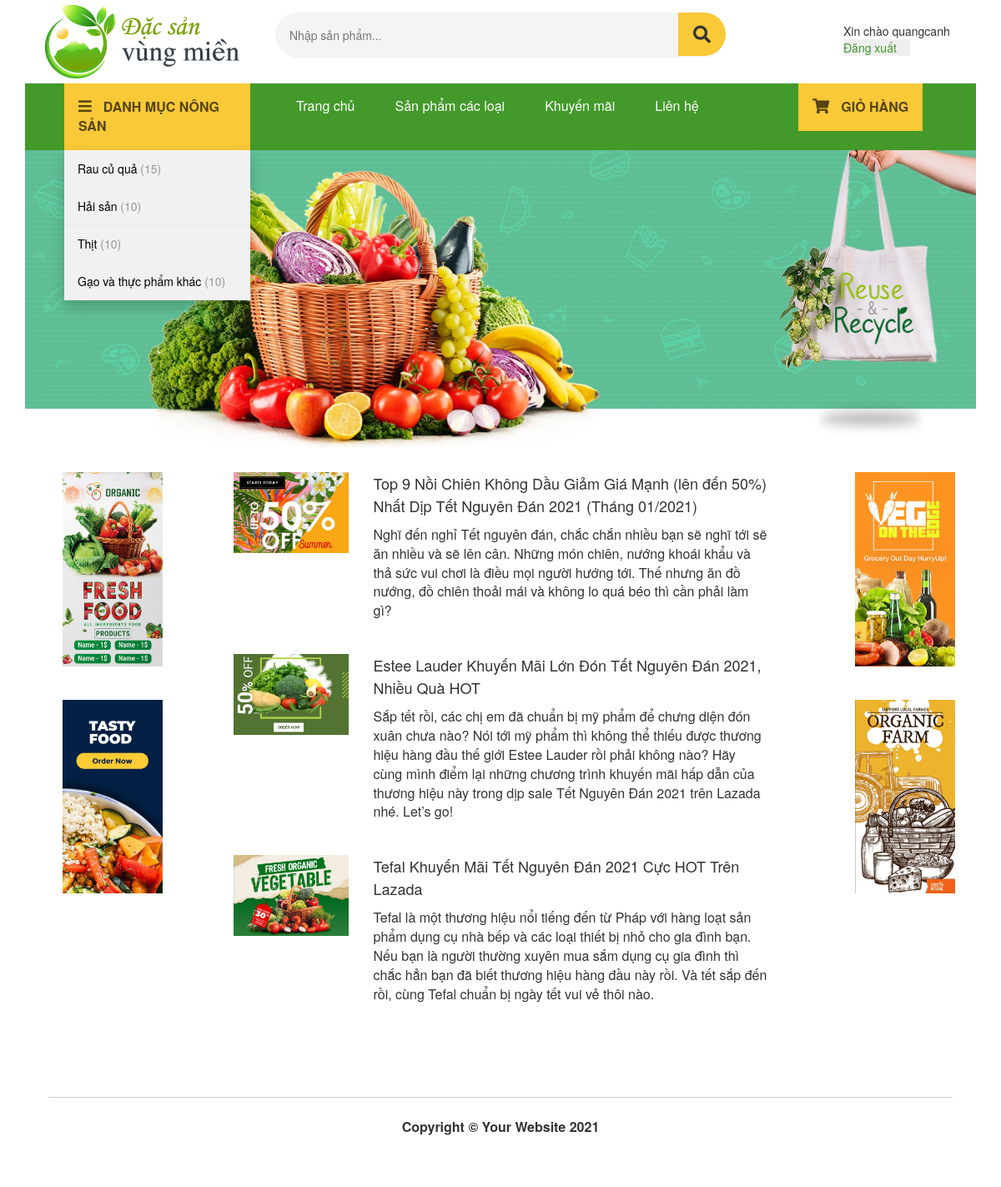
The app's page /news.php (signed in) with its own data.
### tables this page shows
CREATE TABLE `users` (
  `user_id` int(11) NOT NULL,
  `username` varchar(255) NOT NULL,
  `email` varchar(255) NOT NULL,
  `password` varchar(255) NOT NULL
);

CREATE TABLE `categories` (
  `cat_id` int(11) NOT NULL,
  `cat_title` varchar(255) NOT NULL
);

CREATE TABLE `news` (
  `news_id` int(10) NOT NULL,
  `news_title` text NOT NULL,
  `short_desc` text NOT NULL,
  `image` varchar(255) NOT NULL,
  `page` varchar(255) NOT NULL
);

### resource/functions.php (called while the page is built, shortened)
<?php
function query($sql) {
    global $connection;
    return mysqli_query($connection, $sql);
}
function fetch_array($result){
    return mysqli_fetch_array($result);
}
?>

### public/news.php (the view, shortened to what this page needs)
<?php include(TEMPLATE_FRONT . DS . "header.php") ?>
<?php include(TEMPLATE_FRONT . DS . "main-banner.php") ?>
<div class="container-horizontal">
    <div class="col-md-2">
        <div class="vertical-ad-banner">
            <img src="images/banner-6.jpg">
            <img src="images/banner-5.jpg">
        </div>
    </div>
    <div class="col-md-8">
        <div class="news-list">
        <?php
            $queryString = "SELECT * FROM news";
            $query = query($queryString);
            while($row = fetch_array($query)):
                $title = $row['news_title'];
                $shortDesc = $row['short_desc'];
                $image = $row['image'];
                $page = $row['page'];
        ?>
                <div class="news-element">
                    <a href="<?php echo $page?>">
                        <div class="container-horizontal">
                            <div class="col-md-3">
                                <img class="thumbnail-img" src="images/News_Thumbnail/<?php echo $image?>">
                            </div>
                            <div class="col-md-9">
                                <h4 class="news-title" style="margin-top: 0; line-height: 1.5em;"><?php echo $title?></h4>
                                <p class="news-short-desc" style="font-size: 16px;"><?php echo $shortDesc?></p>
                            </div>
                        </div>
                    </a>
                </div>
        <?php
            endwhile;
        ?>
        </div>
    </div>
    <div class="col-md-2">
        <div class="vertical-ad-banner">
            <img src="images/banner-3.jpg">
            <img src="images/banner-4.jpg">
        </div>
    </div>
</div>
<?php include(TEMPLATE_FRONT . DS . "footer.php") ?>

### resource/templates/front/header.php (shortened to what this page needs)
<?php
    $isLoggedin = isset($_SESSION['idLogin']) ? $_SESSION['idLogin'] : false;
    $loggedinID = $isLoggedin ? $_SESSION['idLogin'] : "";
?>
<!DOCTYPE html>
<html lang="en">
<head>
    <link href="//maxcdn.bootstrapcdn.com/bootstrap/3.3.0/css/bootstrap.min.css"
    rel="stylesheet" id="bootstrap-css">
    <link rel="stylesheet" href="https://pro.fontawesome.com/releases/v5.10.0/css/all.css"
/>
    <link rel="stylesheet" href="css/fontawesome.min.css">
    <link href="css/shop-homepage.css" rel="stylesheet">
    <link href="css/homepage.css" rel="stylesheet">
    <link href="css/style.css" rel="stylesheet">
</head>
<body>
    <div class="container-fluid">
        <div class="container">
              <div class="_header">
                <div class="row">
                    <div class="col-md-3 site-branding">
                        <a href="index.php">
                          <img src="images/logo.png" alt="Logo">
                        </a>
                    </div>
                    <div class="col-md-6 site-search">
                        <form  method="GET" action="category.php">
                            <input type="search" id="product-search-field" class="search-field" placeholder="Nhập sản phẩm..." name="search">
                            <button type="submit" value="search_1"><i class="fas fa-search"></i></button>
                        </form>
                    </div>
                    <div class="col-md-3 sign-in">
                    <?php
                        if($isLoggedin) {
                            $query = query("SELECT * FROM users where user_id = $loggedinID");
                            $row = fetch_array($query);
                            $userName = $row['username'];
                                echo "Xin chào $userName";?>
                                <form action="logout.php" method="POST">
                                    <button name="logout" class="sign-up-1" style="border: none;"> Đăng xuất </button>
                                </form>
                        <?php
                        } else { ?>
                        <a href="login.php" class="sign-up-1">Đăng nhập</a>
                        <a href="signup.php" class="sign-up-2">Đăng ký</a>
                        <?php } ?>
                    </div>
                </div>
              </div>
              <nav class="container-fluid navbar-expand-lg navbar-light">
                <div class="row">
                    <div class="col-md-3">
                        <div class="dropdown">
                            <div class="dropbtn"><span><i class="fas fa-bars"></i></span>DANH MỤC NÔNG SẢN</div>
                            <div class="dropdown-content">
                            <?php
                                $queryString = "SELECT product_category_id, cat_title, cat_id, COUNT(product_id) AS total FROM products JOIN categories
                                ON categories.cat_id = products.product_category_id GROUP BY product_category_id ";
                                $query = query($queryString);
                                while($row = fetch_array($query)):
                                    $total = $row['total'];
                                    $categoryName = $row['cat_title'];
                                    $categoryID = $row['cat_id'];
                            ?>
                                <a href="category.php?cat=<?php echo $categoryID?>&page=1&filter=0"><?php echo $categoryName?> <span>(<?php echo $total?>)</span></a>
                                <?php endwhile ?>
                            </div>
                        </div>
                    </div>
                    <div class="col-md-6 navbar" style="text-align:center;">
                        <a href="index.php">Trang chủ</a>
                        <a href="category.php?cat=1&page=1&filter=0">Sản phẩm các loại</a>
                        <a href="news.php">Khuyến mãi</a>
                        <a href="contact.php">Liên hệ</a>
                    </div>
                    <div class="col-md-3 shopping-cart">
                        <button class="dropbtn"><span><i class="fas fa-shopping-cart"></i></span><a href="checkout.php" style="color: #554510; text-decoration: none;">GIỎ HÀNG</a></button>
                    </div>
                </div>
            </nav>

### public/css/homepage.css (style rules this page uses)
* { margin: 0; padding: 0; box-sizing: border-box; }
html { scroll-behavior: smooth; }
body { font-size: 14px; color: #333333; }
.container-fluid { padding-left: 0; padding-right: 0; }
.container { width: 95%; margin-left: auto; margin-right: auto; padding-left: 0; padding-right: 0; }
._header { margin-bottom: 0; }
.site-search { position: relative; padding-top: 1.1em; line-height: 1; }
.site-search form input { background: rgb(244, 244, 244); border-radius: 30px; border: 1px solid rgba(0, 0, 0, 0); padding: 16px; width: 100%; }
.site-search form button { position: absolute; height: 75%; background-color: #F9C937; border: none; font-size: 1.5em; color: #554510; width: 10%; border-top-right-radius: 30px; border-bottom-right-radius: 30px; transform: translateX(-100%); }
.sign-in { position: relative; padding-left: 9em; padding-top: 1.1em; margin-top: 1%; }
.sign-up-1 { border-right: 1px solid rgb(150, 150, 150); padding-right: 16px; color: #43992A; }
.navbar { margin-bottom: 0; height: 4em; border-radius: 0; }
.row { margin-left: 0; margin-right: 0; }
.dropbtn { background-color: #f9c937; color: #554510; padding: 17px; font-size: 16px; border: none; font-weight: 600; }
.dropdown { position: relative; display: inline-block; margin-left: 32px; }
.dropdown-content { position: absolute; background-color: #f1f1f1; min-width: 100%; box-shadow: 0px 8px 16px 0px rgba(0, 0, 0, 0.2); z-index: 1; }
.dropdown-content a { color: black; padding: 12px 16px; text-decoration: none; display: block; border-bottom: solid 1px #ebebeb; }
.fa-bars { font-size: 18px; font-weight: 700; margin-right: 14px; color: #554510; }
.dropdown-content span { color: #969696; font-weight: 500; }
.navbar-expand-lg { background-color: #43992A; }
.navbar a { float: left; font-size: 16px; color: white; text-align: left; text-decoration: none; margin: 15px 24px 0 24px; }
.fa-shopping-cart { font-size: 18px; font-weight: 700; margin-right: 14px; color: #554510; }
.shopping-cart { padding-left: 72px; }

### public/css/style.css (style rules this page uses)
* { margin: 0; padding: 0; box-sizing: border-box; color: #333333; }
html { scroll-behavior: smooth; }
.container-horizontal { width: 100%; display: flex; }
.vertical-ad-banner { width: 100%; margin: 10px; }
.vertical-ad-banner img { padding: 20px; width: 100%; }
.thumbnail-img { width: 100%; }
.news-element { margin: 30px; }

### records on screen
users: username "quangcanh"
categories: cat_title "Rau củ quả", total "15"
categories: cat_title "Hải sản", total "10"
categories: cat_title "Thịt", total "10"
categories: cat_title "Gạo và thực phẩm khác", total "10"
news: image (picture), news_title "Top 9 Nồi Chiên Không Dầu Giảm Giá Mạnh (lên đến 50%) Nhất Dịp Tết Nguyên Đán 2021 (Tháng 01/2021)", short_desc "Nghĩ đến nghỉ Tết nguyên đán, chắc chắn nhiều bạn sẽ nghĩ tới sẽ ăn nhiều và sẽ lên cân. Những món chiên, nướng khoái khẩu và thả sức vui chơi là điều mọi người hướng tới. Thế nhưng ăn đồ nướng, đồ chiên thoải mái và không lo quá béo thì cần phải làm gì?"
news: image (picture), news_title "Estee Lauder Khuyến Mãi Lớn Đón Tết Nguyên Đán 2021, Nhiều Quà HOT", short_desc "Sắp tết rồi, các chị em đã chuẩn bị mỹ phẩm để chưng diện đón xuân chưa nào? Nói tới mỹ phẩm thì không thể thiếu được thương hiệu hàng đầu thế giới Estee Lauder rồi phải không nào? Hãy cùng mình điểm lại những chương trình khuyến mãi hấp dẫn của thương hiệu này trong dịp sale Tết Nguyên Đán 2021 trên Lazada nhé. Let’s go!"
news: image (picture), news_title "Tefal Khuyến Mãi Tết Nguyên Đán 2021 Cực HOT Trên Lazada", short_desc "Tefal là một thương hiệu nổi tiếng đến từ Pháp với hàng loạt sản phẩm dụng cụ nhà bếp và các loại thiết bị nhỏ cho gia đình bạn. Nếu bạn là người thường xuyên mua sắm dụng cụ gia đình thì chắc hẳn bạn đã biết thương hiệu hàng đầu này rồi. Và tết sắp đến rồi, cùng Tefal chuẩn bị ngày tết vui vẻ thôi nào."
